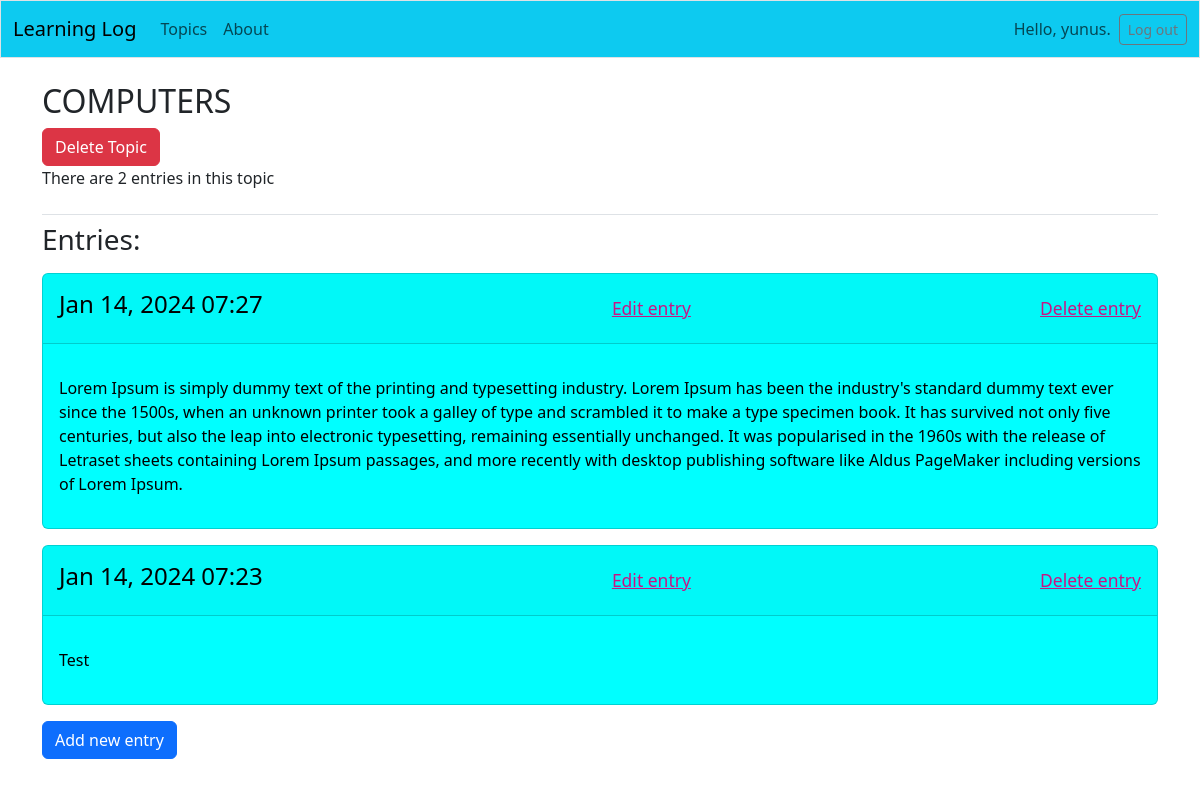
Page /topics/4/ (signed in) on the committed database.
### learning_logs/models.py (models this page shows, shortened)
class Topic(models.Model):
    objects = None
    text = models.CharField(max_length=200)
    date_added = models.DateTimeField(auto_now_add=True)
    owner = models.ForeignKey(User, on_delete=models.CASCADE)
    def __str__(self):
        return self.text

class Entry(models.Model):
    topic = models.ForeignKey(Topic, on_delete=models.CASCADE)
    text = models.TextField()
    date_added = models.DateTimeField(auto_now_add=True)
    class Meta:
        verbose_name_plural = "Entries"

### learning_logs/views.py (the view)
# urls.py: path('topics/<int:topic_id>/', views.topic, name='topic'),                      # Konuların ayrı sayfaları
@login_required
def topic(request, topic_id):
    topic = Topic.objects.get(id=topic_id)
    if topic.owner != request.user:
        raise Http404
    entries = topic.entry_set.order_by('-date_added')
    context = {'topic': topic, 'entries': entries}
    return render(request, 'learning_logs/topic.html', context)

### learning_logs/templates/learning_logs/topic.html
{% extends 'learning_logs/base.html' %}
{% block page_header %}
    <h2>{{ topic|upper }}</h2>
    <a class="btn btn-danger" href="{% url 'learning_logs:delete_topic' topic.id %}">Delete Topic</a>
    {% if entries|length > 1 %}
        <p>There are {{ entries|length }} entries in this topic</p>
    {% endif %}
{% endblock page_header %}
{% block content %}
    <h3>Entries:</h3>
    <p>
        {% for entry in entries %}
            <div class="card mb-3" style="color: black; background-color: aqua">
                <div class="card-header d-flex justify-content-between align-items-center">
                    <div class="mb-4" style="margin-bottom: 0rem!important; padding-top: 0.5rem;">
                        <h4>
                            <p>{{ entry.date_added | date:'M d, Y H:i' }}</p>
                        </h4>
                    </div>
                    <div class="mb-4" style="margin-bottom: 0rem!important; padding-top: 0.5rem;">
                        <h5>
                            <small><a href="{% url 'learning_logs:edit_entry' entry.id %}" style="color: mediumvioletred">Edit entry</a></small>
                        </h5>
                    </div>
                    <div class="mb-4" style="margin-bottom: 0rem!important; padding-top: 0.5rem;">
                        <h5>
                            <small><a href="{% url 'learning_logs:delete_entry' entry.id %}" style="color: mediumvioletred">Delete entry</a></small>
                        </h5>
                    </div>
                </div>
                <div class="card-body">
                    <p>{{ entry.text | linebreaks }}</p>
                </div>
            </div>
        {% empty %}
            <p>There are no entries for this topic yet.</p>
        {% endfor %}
    </p>
    <p>
        <a class="btn btn-primary" href="{% url 'learning_logs:new_entry' topic.id %}">Add new entry</a>
    </p>
{% endblock content %}

### learning_logs/templates/learning_logs/base.html (shortened to what this page needs)
<!doctype html>
<html lang="en">
<head>
  {% load static %}
  {% load django_bootstrap5 %}
  {% bootstrap_css %}
   <link rel="stylesheet" href="{% static 'css/fontawesome.min.css' %}">
    <link rel="stylesheet" href="{% static 'css/all.min.css' %}">
</head>
<body>
  <nav class="navbar navbar-expand-md navbar-light bg-info mb-4 border">
    <div class="container-fluid">
      <a class="navbar-brand" href="{% url 'learning_logs:index' %}">
          Learning Log</a>
      <div class="collapse navbar-collapse" id="navbarCollapse">
        <ul class="navbar-nav me-auto mb-2 mb-md-0">
          <li class="nav-item">
            <a class="nav-link" href="{% url 'learning_logs:topics' %}">Topics</a>
          </li>
          <li class="nav-item">
            <a class="nav-link" href="{% url 'learning_logs:about' %}">About</a>
          </li>
        </ul>
        <ul class="navbar-nav ms-auto mb-2 mb-md-0">
          {% if user.is_authenticated %}
            <li class="nav-item">
              <span class="navbar-text me-2">Hello, {{ user.username }}.
                </span></li>
          {% endif %}
        </ul>
        {% if user.is_authenticated %}
          <form action="{% url 'users:logout' %}" method='post'>
            <button name='submit' class='btn btn-outline-secondary btn-sm'>
              Log out</button>
          </form>
        {% endif %}
      </div>
    </div>
  </nav>
  <main class="container">
    <div class="pb-2 mb-2 border-bottom">
      {% block page_header %}{% endblock page_header %}
    </div>
    <div>
      {% block content %}{% endblock content %}
    </div>
  </main>
</body>
</html>

### rows in the picture
Topic: text "COMPUTERS"
Entry: date_added "Jan 14, 2024 07:27", text "Lorem Ipsum is simply dummy text of the printing and typesetting industry. Lorem Ipsum has been the industry's standard dummy text ever since the 1500s, when an unknown printer took a galley of type and scrambled it to make a type specimen book. It has survived not only five centuries, but also the leap into electronic typesetting, remaining essentially unchanged. It was popularised in the 1960s with the release of Letraset sheets containing Lorem Ipsum passages, and more recently with desktop publishing software like Aldus PageMaker including versions of Lorem Ipsum."
Entry: date_added "Jan 14, 2024 07:23", text "Test"

### other values in the picture
{{ user.username }} "yunus"
{{ entries|length }} "2"
